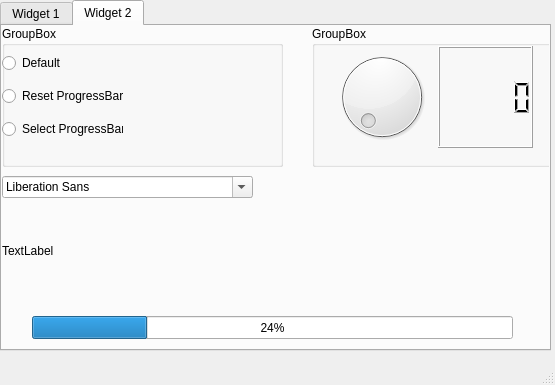
<?xml version="1.0" encoding="UTF-8"?>
<ui version="4.0">
 <class>MainWindow</class>
 <widget class="QMainWindow" name="MainWindow">
  <property name="geometry">
   <rect>
    <x>0</x>
    <y>0</y>
    <width>555</width>
    <height>385</height>
   </rect>
  </property>
  <property name="windowTitle">
   <string>MainWindow</string>
  </property>
  <widget class="QWidget" name="centralwidget">
   <widget class="QTabWidget" name="tabWidget">
    <property name="geometry">
     <rect>
      <x>0</x>
      <y>0</y>
      <width>551</width>
      <height>351</height>
     </rect>
    </property>
    <property name="currentIndex">
     <number>1</number>
    </property>
    <widget class="QWidget" name="tab">
     <attribute name="title">
      <string>Widget 1</string>
     </attribute>
     <layout class="QVBoxLayout" name="verticalLayout">
      <item>
       <widget class="QDateEdit" name="dateEdit"/>
      </item>
      <item>
       <widget class="QCalendarWidget" name="calendarWidget"/>
      </item>
     </layout>
    </widget>
    <widget class="QWidget" name="tab_2">
     <attribute name="title">
      <string>Widget 2</string>
     </attribute>
     <widget class="QGroupBox" name="groupBox">
      <property name="geometry">
       <rect>
        <x>0</x>
        <y>0</y>
        <width>281</width>
        <height>141</height>
       </rect>
      </property>
      <property name="title">
       <string>GroupBox</string>
      </property>
      <widget class="QWidget" name="">
       <property name="geometry">
        <rect>
         <x>0</x>
         <y>20</y>
         <width>121</width>
         <height>101</height>
        </rect>
       </property>
       <layout class="QVBoxLayout" name="verticalLayout_2">
        <item>
         <widget class="QRadioButton" name="radioButton">
          <property name="text">
           <string>Default</string>
          </property>
         </widget>
        </item>
        <item>
         <widget class="QRadioButton" name="radioButton_2">
          <property name="text">
           <string>Reset ProgressBar</string>
          </property>
         </widget>
        </item>
        <item>
         <widget class="QRadioButton" name="radioButton_3">
          <property name="text">
           <string>Select ProgressBar</string>
          </property>
         </widget>
        </item>
       </layout>
      </widget>
     </widget>
     <widget class="QGroupBox" name="groupBox_2">
      <property name="geometry">
       <rect>
        <x>310</x>
        <y>0</y>
        <width>241</width>
        <height>141</height>
       </rect>
      </property>
      <property name="title">
       <string>GroupBox</string>
      </property>
      <widget class="QWidget" name="">
       <property name="geometry">
        <rect>
         <x>20</x>
         <y>20</y>
         <width>201</width>
         <height>102</height>
        </rect>
       </property>
       <layout class="QHBoxLayout" name="horizontalLayout">
        <item>
         <widget class="QDial" name="dial"/>
        </item>
        <item>
         <widget class="QLCDNumber" name="lcdNumber"/>
        </item>
       </layout>
      </widget>
     </widget>
     <widget class="QProgressBar" name="progressBar">
      <property name="geometry">
       <rect>
        <x>30</x>
        <y>290</y>
        <width>481</width>
        <height>23</height>
       </rect>
      </property>
      <property name="value">
       <number>24</number>
      </property>
     </widget>
     <widget class="QWidget" name="">
      <property name="geometry">
       <rect>
        <x>0</x>
        <y>150</y>
        <width>251</width>
        <height>121</height>
       </rect>
      </property>
      <layout class="QVBoxLayout" name="verticalLayout_3">
       <item>
        <widget class="QFontComboBox" name="fontComboBox"/>
       </item>
       <item>
        <widget class="QLabel" name="label">
         <property name="text">
          <string>TextLabel</string>
         </property>
        </widget>
       </item>
      </layout>
     </widget>
    </widget>
   </widget>
  </widget>
  <widget class="QMenuBar" name="menubar">
   <property name="geometry">
    <rect>
     <x>0</x>
     <y>0</y>
     <width>555</width>
     <height>21</height>
    </rect>
   </property>
  </widget>
  <widget class="QStatusBar" name="statusbar"/>
 </widget>
 <resources/>
 <connections>
  <connection>
   <sender>radioButton_2</sender>
   <signal>clicked()</signal>
   <receiver>progressBar</receiver>
   <slot>reset()</slot>
   <hints>
    <hint type="sourcelabel">
     <x>62</x>
     <y>113</y>
    </hint>
    <hint type="destinationlabel">
     <x>272</x>
     <y>344</y>
    </hint>
   </hints>
  </connection>
  <connection>
   <sender>fontComboBox</sender>
   <signal>activated(QString)</signal>
   <receiver>label</receiver>
   <slot>setText(QString)</slot>
   <hints>
    <hint type="sourcelabel">
     <x>127</x>
     <y>203</y>
    </hint>
    <hint type="destinationlabel">
     <x>127</x>
     <y>266</y>
    </hint>
   </hints>
  </connection>
  <connection>
   <sender>dial</sender>
   <signal>valueChanged(int)</signal>
   <receiver>lcdNumber</receiver>
   <slot>display(int)</slot>
   <hints>
    <hint type="sourcelabel">
     <x>382</x>
     <y>113</y>
    </hint>
    <hint type="destinationlabel">
     <x>485</x>
     <y>113</y>
    </hint>
   </hints>
  </connection>
 </connections>
</ui>
